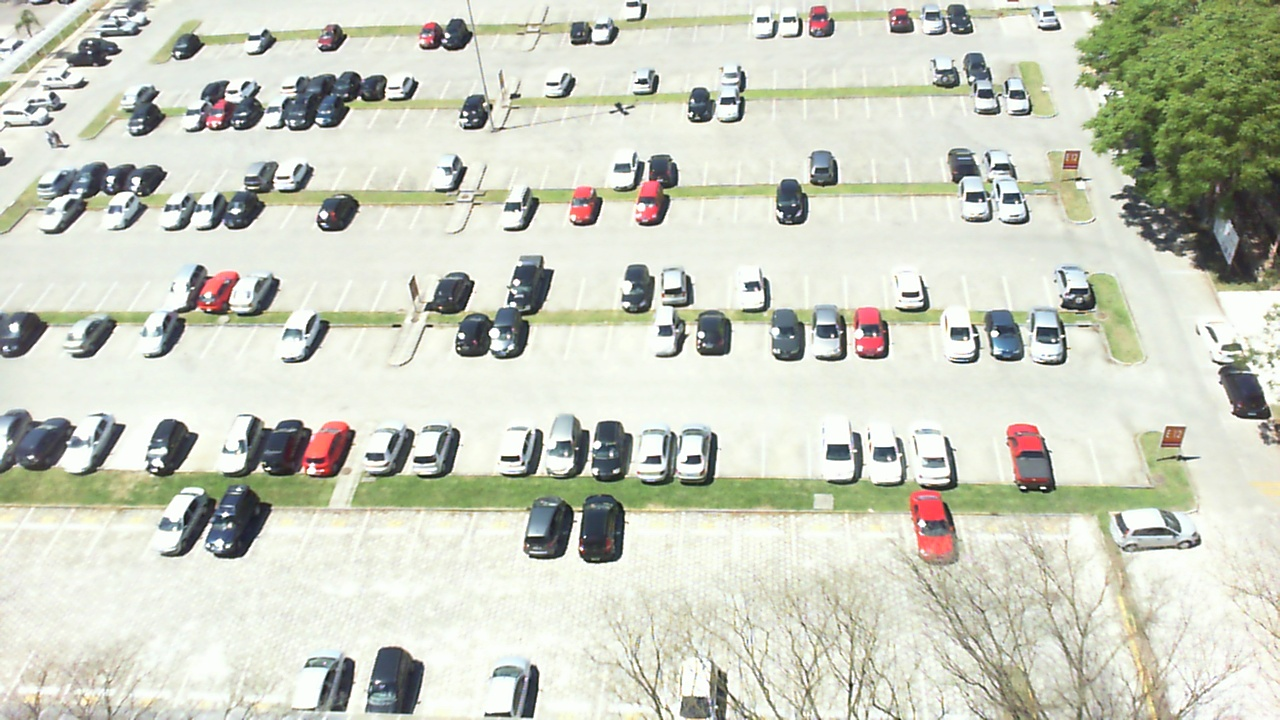
#> input picture DATA/PKlot/pklot101.jpg, 1280 x 720 px
$ python -i ImageProcessing.py   (imports and definitions only)
#> lines starting #> are read from the running program, lines starting #| are printed output that depends on the picture
#> further down, picture is the input picture: shape (720, 1280, 3); mean B, G, R 192.5, 207, 203.6
import cv2
import numpy as np

#Grayscale image processing Class
class ProcessingGray(object):

    #Clahe - Grayscale
    # [111 lines left out: functions claheGray, equHist, threshOtsu, threshAdptMean, threshAdptGauss, canny and 7 more, not called in this run]

#Color image processing Class
class ProcessingColor(object):

    #Grayscale
    # [28 lines left out: functions grayScale, hsvScale, bilateralBlur, gaussBlur, medianBlur, not called in this run]

    #Clahe - Color
    @staticmethod
    def claheColor(img):
        #LabColorSpace
        lab = cv2.cvtColor(img, cv2.COLOR_BGR2LAB)
#> lab: shape (720, 1280, 3); mean of channels 0, 1, 2 209.1, 124.3, 134.9
        labChannels = cv2.split(lab)
        #apply the CLAHE algorithm to the L channel
        clahe = cv2.createCLAHE(clipLimit=2.0, tileGridSize=(8,8)) #clahe->setClipLimit(4);
        claLab = clahe.apply(labChannels[0]);
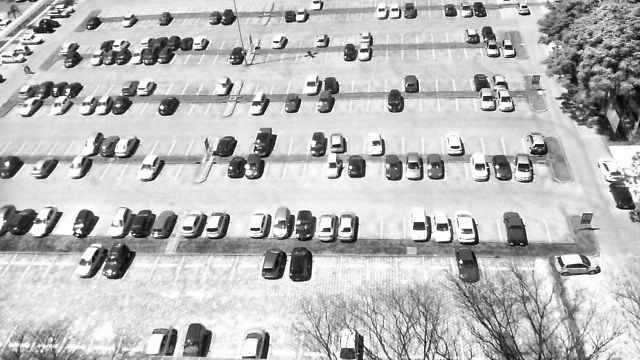
#> claLab: shape (720, 1280) (shown at 1/2 size); min 2, max 255, mean 186
        #Merge the the color planes back into an Lab image
        np.copyto(claLab,labChannels[0]);
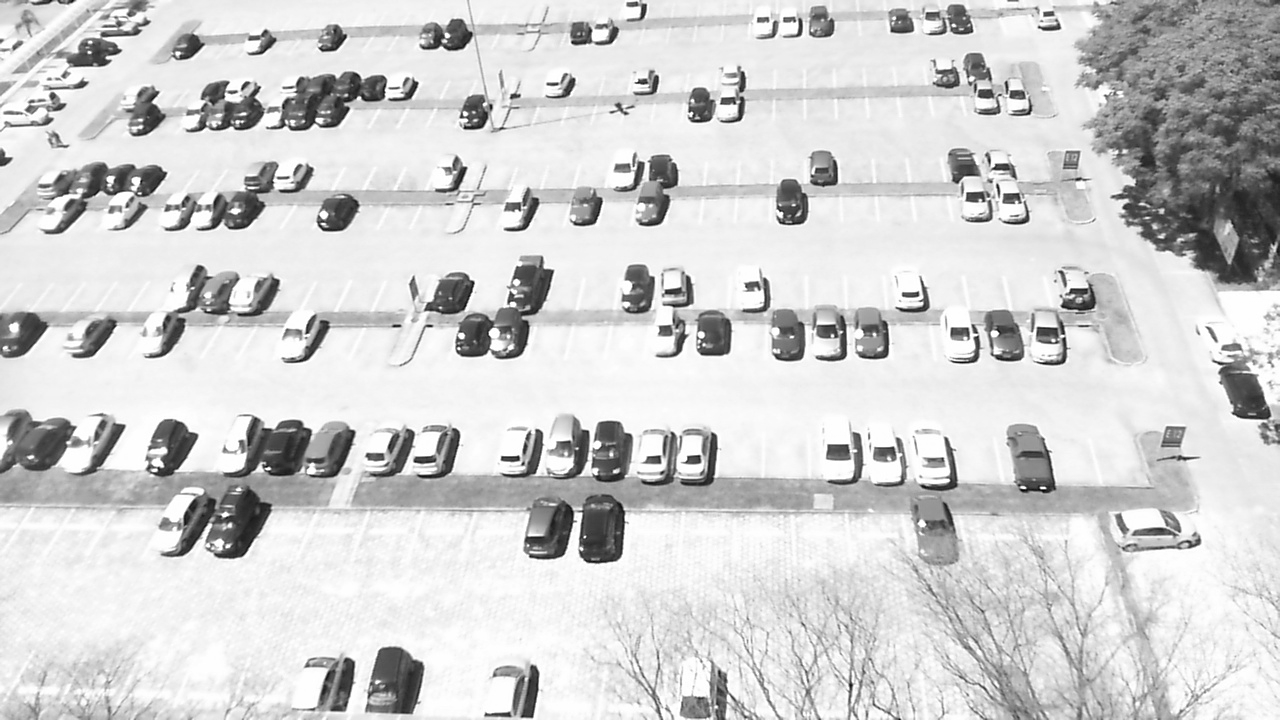
#> claLab: shape (720, 1280); min 6, max 255, mean 209.1
        cla = cv2.merge(labChannels, lab);
        #convert back to RGB
        cla = cv2.cvtColor(cla, cv2.COLOR_Lab2BGR);
        return cla

    #MeanShift
    # [49 lines left out: functions meanShift, colorRange, not called in this run]

>>> import cv2
>>> picture = cv2.imread('DATA/PKlot/pklot101.jpg')
>>> result = ProcessingColor().claheColor(picture)

$ run again, on DATA/PKlot/pklot109.jpg
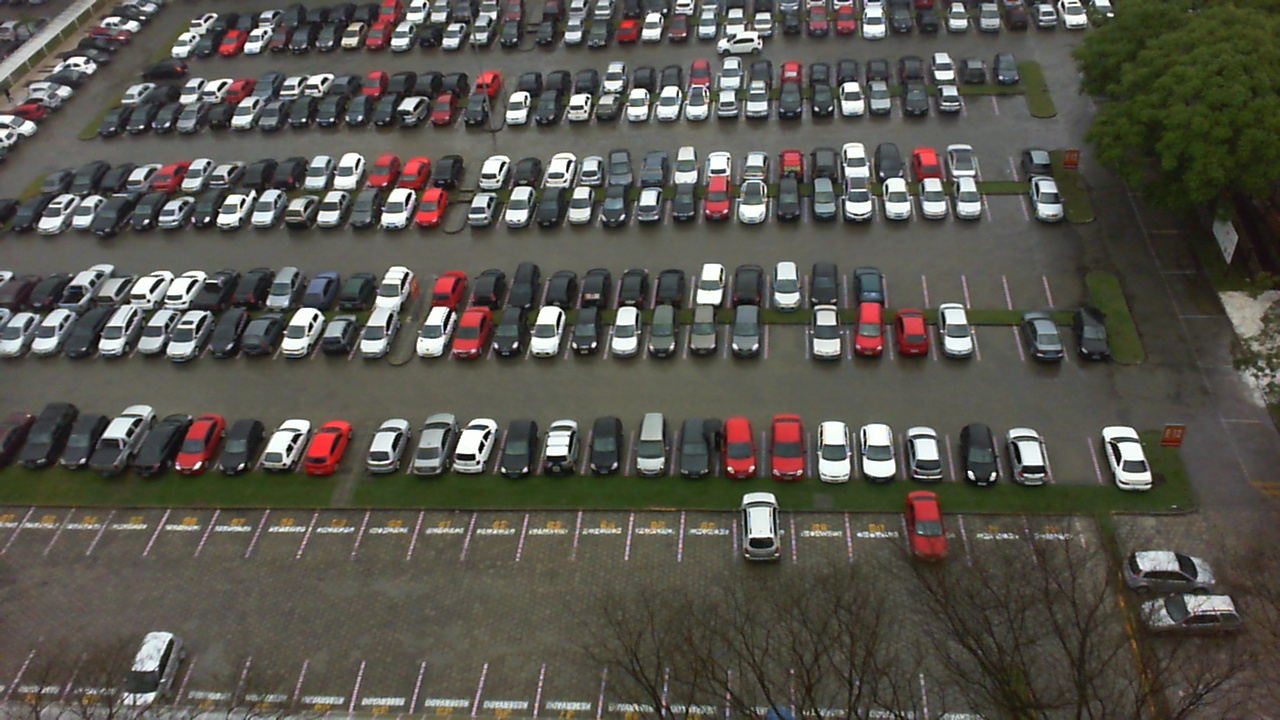
#> input picture DATA/PKlot/pklot109.jpg, 1280 x 720 px
#> picture is the input picture: shape (720, 1280, 3); mean B, G, R 76.3, 84.4, 86.9
#> lab: shape (720, 1280, 3); mean of channels 0, 1, 2 90.4, 127.6, 133.5
#> in claheColor, `claLab = clahe.apply(labChannels[0]);`:
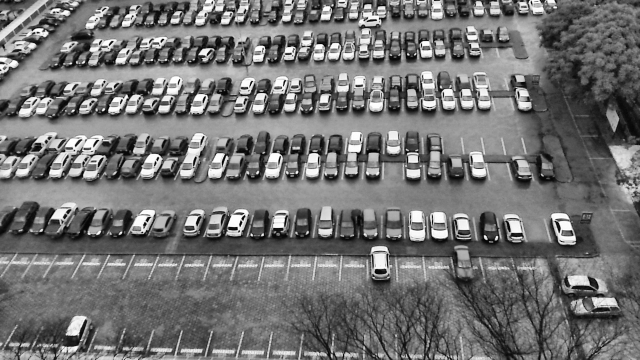
#> claLab: shape (720, 1280) (shown at 1/2 size); min 0, max 255, mean 114.9
#> in claheColor, `np.copyto(claLab,labChannels[0]);`:
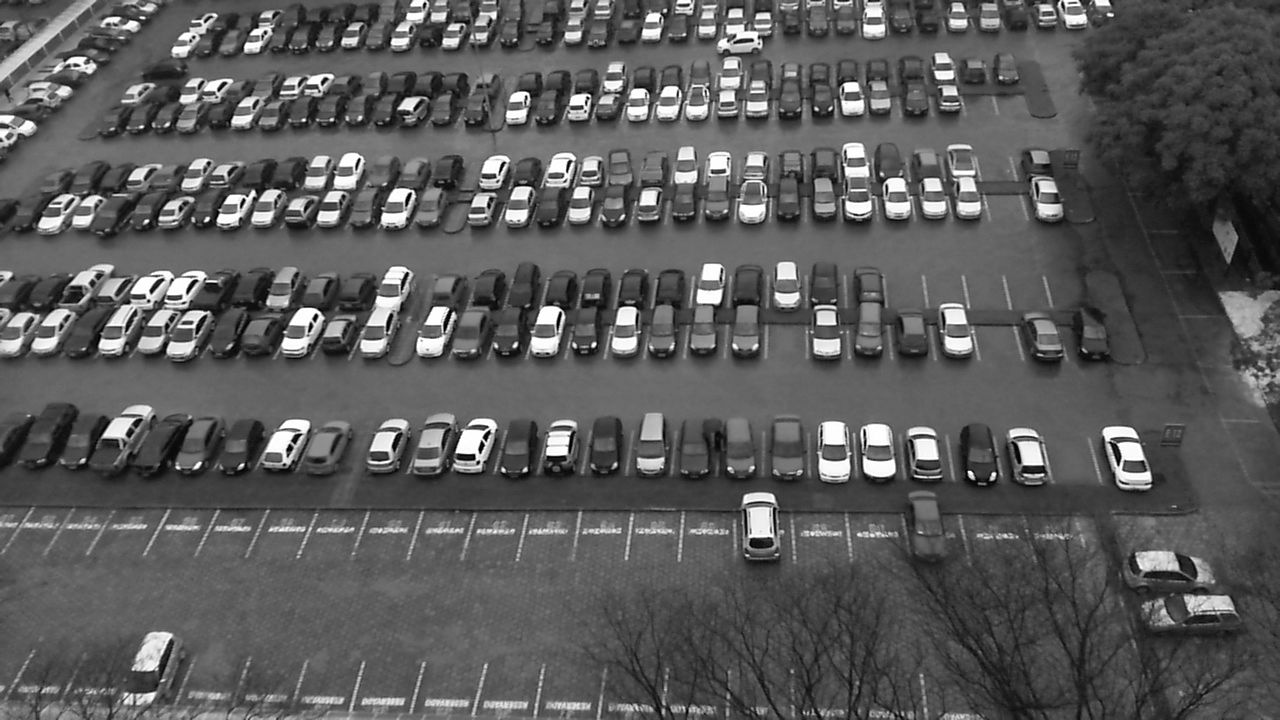
#> claLab: shape (720, 1280); min 0, max 255, mean 90.4

$ run again, on DATA/PKlot/pklot111.jpg
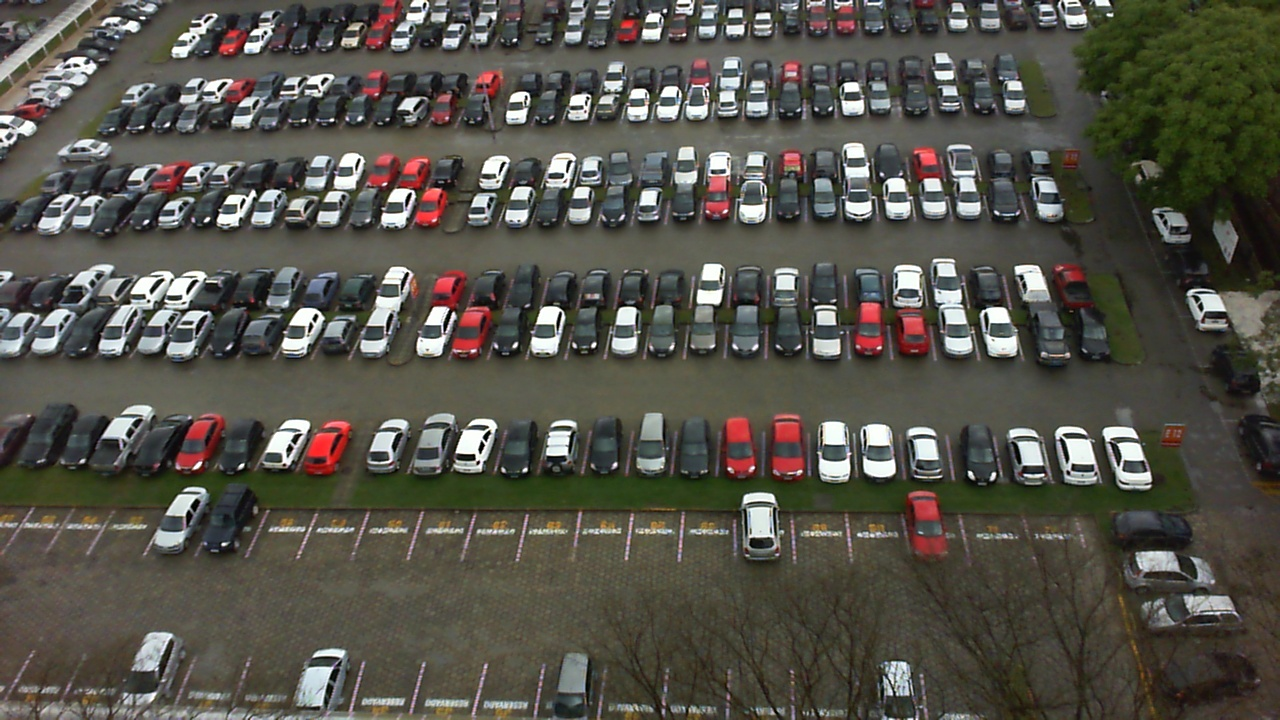
#> input picture DATA/PKlot/pklot111.jpg, 1280 x 720 px
#> picture is the input picture: shape (720, 1280, 3); mean B, G, R 73.9, 82.7, 84.9
#> lab: shape (720, 1280, 3); mean of channels 0, 1, 2 88.2, 127.3, 133.9
#> in claheColor, `claLab = clahe.apply(labChannels[0]);`:
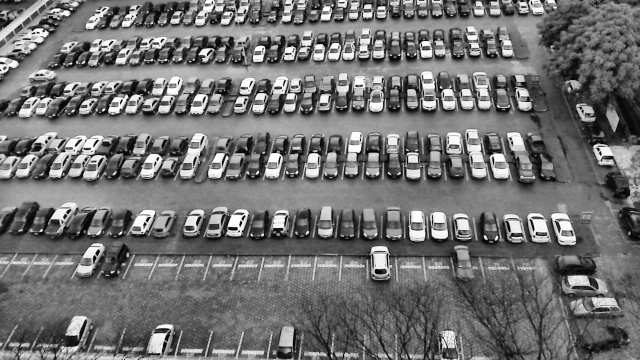
#> claLab: shape (720, 1280) (shown at 1/2 size); min 0, max 255, mean 113.8
#> in claheColor, `np.copyto(claLab,labChannels[0]);`:
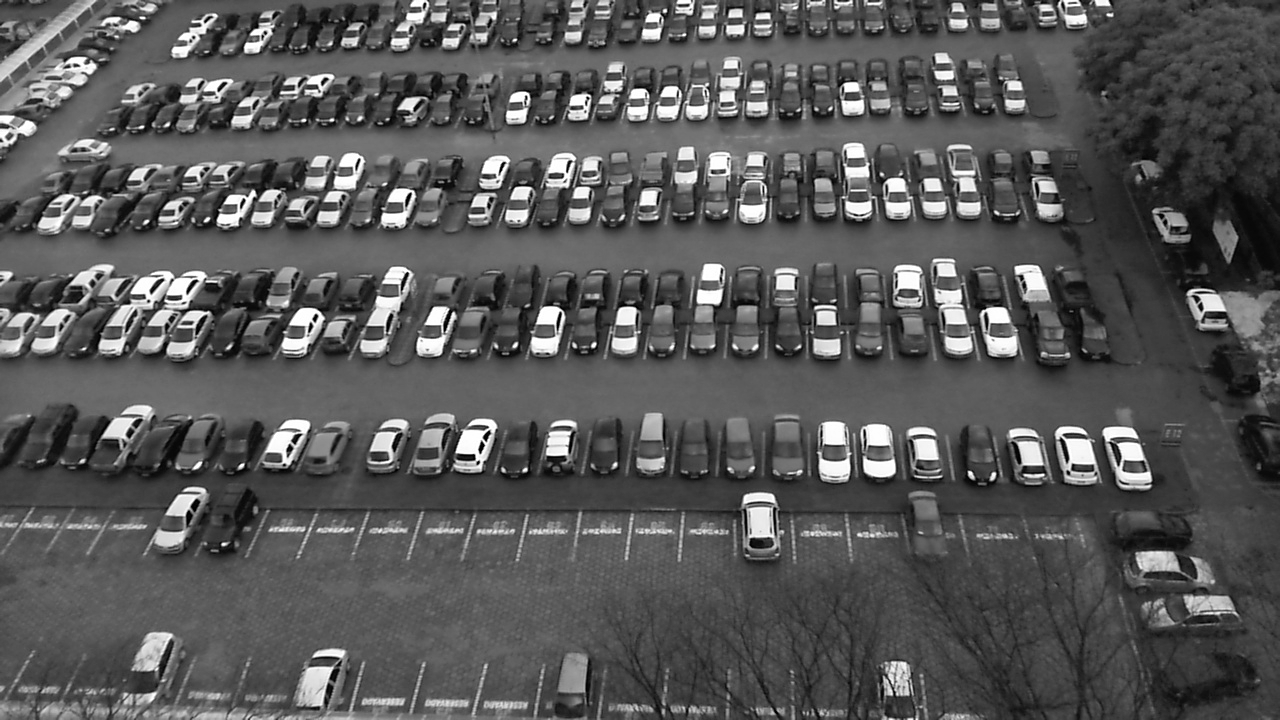
#> claLab: shape (720, 1280); min 0, max 255, mean 88.2
